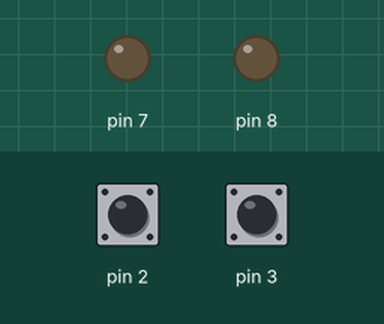
Recording of a sketch running on a simulated Arduino Uno, built with avr-gcc and run on an emulated ATmega328P. Shown: output pins drawn as LEDs (lit = HIGH). Dashed ring = blinking. The inputs (shaded band) are chosen by the test bench; at power-on: pin 2 HIGH, pin 3 HIGH.

Above: at 5.0 s.
5.1 s: pin 2 pulled LOW for 1 s
At 5.3 s:
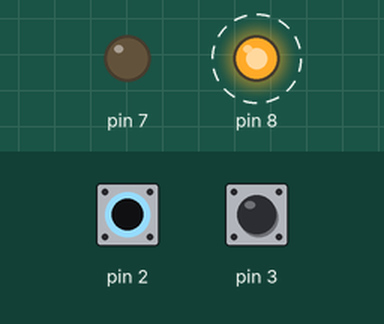
7.9 s: pin 3 pulled LOW for 0.15 s
At 8.1 s:
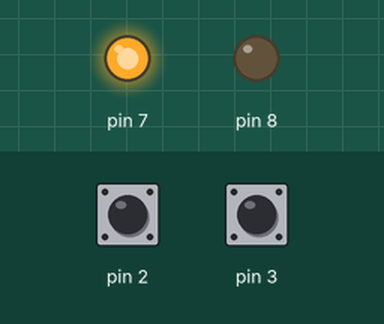
9.7 s: pin 3 pulled LOW for 3.2 s
At 11.4 s:
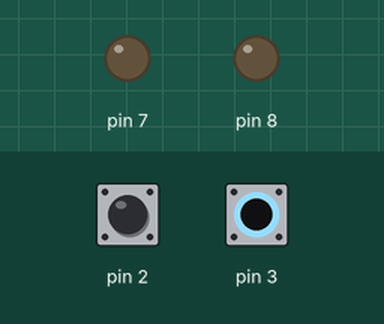
14.7 s: pin 2 pulled LOW for 3.2 s
At 14.9 s:
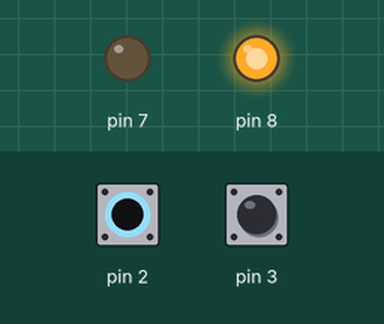
19.7 s: pin 2 driven LOW and pin 3 driven LOW
At 20.1 s:
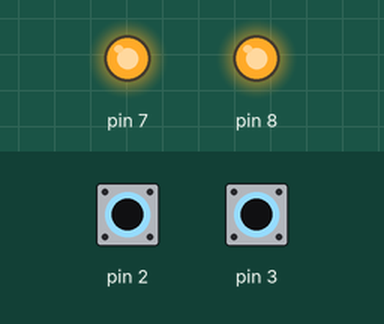
Timing chart, 0 to 22.7 s (numbered marks = the images above; inputs shaded):
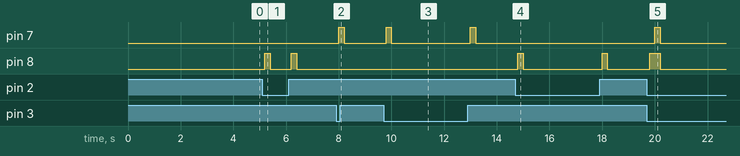

Measured:
- after the input at 5.1 s, pin 8: alternates HIGH for 0.20 s and LOW for 0.80 s, 4 changes in all, then stays LOW, starting after 0.10 s
- after the input at 7.9 s, pin 7: LOW → HIGH after 0.10 s, → LOW 0.20 s later
- after the input at 9.7 s, pin 7: alternates HIGH for 0.20 s and LOW for 3.0 s, starting after 0.10 s
- after the input at 14.7 s, pin 8: alternates HIGH for 0.20 s and LOW for 3.0 s, starting after 0.10 s
- after the input at 19.7 s, pin 7: LOW → HIGH after 0.30 s, → LOW 0.20 s later; pin 8: LOW → HIGH after 0.10 s, → LOW 0.40 s later

The sketch:

sketch_feb16a.ino
```cpp
#include<avr/io.h>
#include<util/delay.h>
#include<avr/interrupt.h>

unsigned volatile FLAG=0;
unsigned volatile FLAG1=0;

int main(void)
{
  /*****for LED***********/
  DDRB|=(1<<PB0);
  DDRD|=(1<<PD7);
  /**********for switch********/
  DDRD&=~(1<<PD2); //clear
  PORTD|=(1<<PD2); //set

  DDRD&=~(1<<PD3);
  PORTD|=(1<<PD3);

  EICRA&=~(1<<ISC01);
  EICRA|=(1<<ISC00);
  EIMSK|=(1<<INT0);

  EICRA&=~(1<<ISC11);
  EICRA|=(1<<ISC10);
  EIMSK|=(1<<INT1);

  sei();
  while(1)
  {
    if(FLAG==1)
    {
      PORTB|=(1<<PB0);
      _delay_ms(200);
      FLAG=0;
    }
    if(FLAG1==1)
    {
    PORTD|=(1<<PD7);
    _delay_ms(200);
    FLAG1=0;
    }
    else
    {
      PORTB&=~(1<<PB0);
      PORTD&=~(1<<PD7);
      _delay_ms(200);
    }
  }
}
ISR(INT0_vect)
{
  FLAG=1;
}
ISR(INT1_vect)
{
  FLAG1=1;
}
```
